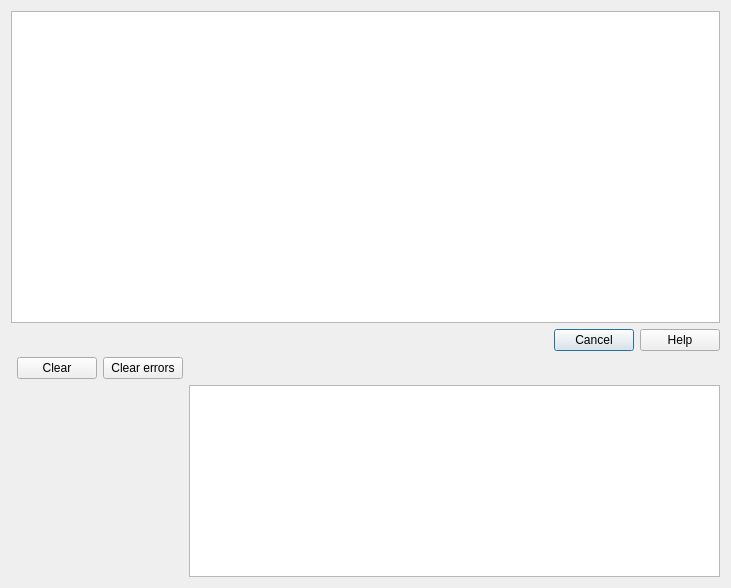
<?xml version="1.0" encoding="UTF-8"?>
<ui version="4.0">
 <class>Macro</class>
 <widget class="QDialog" name="Macro">
  <property name="geometry">
   <rect>
    <x>0</x>
    <y>0</y>
    <width>731</width>
    <height>588</height>
   </rect>
  </property>
  <property name="windowTitle">
   <string>Macros information</string>
  </property>
  <layout class="QGridLayout" name="gridLayout">
   <item row="1" column="3">
    <widget class="QDialogButtonBox" name="buttonBox">
     <property name="sizePolicy">
      <sizepolicy hsizetype="Preferred" vsizetype="Fixed">
       <horstretch>0</horstretch>
       <verstretch>0</verstretch>
      </sizepolicy>
     </property>
     <property name="orientation">
      <enum>Qt::Horizontal</enum>
     </property>
     <property name="standardButtons">
      <set>QDialogButtonBox::Cancel|QDialogButtonBox::Help</set>
     </property>
     <property name="centerButtons">
      <bool>false</bool>
     </property>
    </widget>
   </item>
   <item row="3" column="3">
    <widget class="QTextEdit" name="errorsTextEdit">
     <property name="sizePolicy">
      <sizepolicy hsizetype="Minimum" vsizetype="Minimum">
       <horstretch>0</horstretch>
       <verstretch>0</verstretch>
      </sizepolicy>
     </property>
     <property name="readOnly">
      <bool>true</bool>
     </property>
    </widget>
   </item>
   <item row="0" column="0" colspan="4">
    <widget class="QTextEdit" name="textEdit">
     <property name="sizePolicy">
      <sizepolicy hsizetype="Preferred" vsizetype="Expanding">
       <horstretch>0</horstretch>
       <verstretch>0</verstretch>
      </sizepolicy>
     </property>
     <property name="acceptRichText">
      <bool>false</bool>
     </property>
    </widget>
   </item>
   <item row="2" column="1">
    <widget class="QPushButton" name="clearMacroButton">
     <property name="sizePolicy">
      <sizepolicy hsizetype="Preferred" vsizetype="Fixed">
       <horstretch>0</horstretch>
       <verstretch>0</verstretch>
      </sizepolicy>
     </property>
     <property name="text">
      <string>Clear</string>
     </property>
    </widget>
   </item>
   <item row="2" column="2">
    <widget class="QPushButton" name="clearErrorsButton">
     <property name="text">
      <string>Clear errors</string>
     </property>
    </widget>
   </item>
  </layout>
 </widget>
 <resources/>
 <connections>
  <connection>
   <sender>buttonBox</sender>
   <signal>accepted()</signal>
   <receiver>Macro</receiver>
   <slot>accept()</slot>
   <hints>
    <hint type="sourcelabel">
     <x>566</x>
     <y>351</y>
    </hint>
    <hint type="destinationlabel">
     <x>157</x>
     <y>274</y>
    </hint>
   </hints>
  </connection>
  <connection>
   <sender>buttonBox</sender>
   <signal>rejected()</signal>
   <receiver>Macro</receiver>
   <slot>reject()</slot>
   <hints>
    <hint type="sourcelabel">
     <x>567</x>
     <y>351</y>
    </hint>
    <hint type="destinationlabel">
     <x>286</x>
     <y>274</y>
    </hint>
   </hints>
  </connection>
  <connection>
   <sender>clearMacroButton</sender>
   <signal>clicked()</signal>
   <receiver>textEdit</receiver>
   <slot>clear()</slot>
   <hints>
    <hint type="sourcelabel">
     <x>66</x>
     <y>362</y>
    </hint>
    <hint type="destinationlabel">
     <x>109</x>
     <y>322</y>
    </hint>
   </hints>
  </connection>
  <connection>
   <sender>clearErrorsButton</sender>
   <signal>clicked()</signal>
   <receiver>errorsTextEdit</receiver>
   <slot>clear()</slot>
   <hints>
    <hint type="sourcelabel">
     <x>143</x>
     <y>369</y>
    </hint>
    <hint type="destinationlabel">
     <x>280</x>
     <y>483</y>
    </hint>
   </hints>
  </connection>
 </connections>
</ui>
